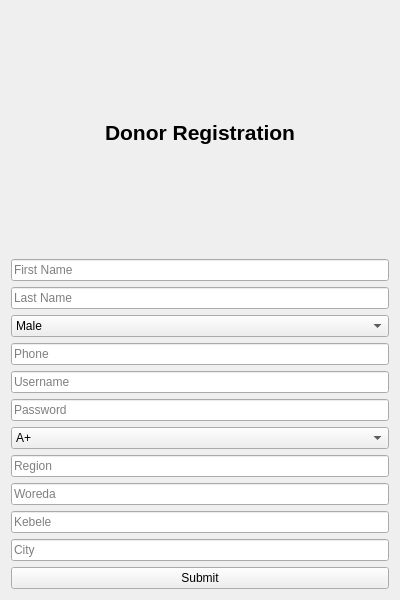
<?xml version="1.0" encoding="UTF-8"?>
<ui version="4.0">
 <class>DonorRegisterWindow</class>
 <widget class="QWidget" name="DonorRegisterWindow">
  <property name="geometry">
   <rect><x>0</x><y>0</y><width>400</width><height>600</height></rect>
  </property>
  <property name="windowTitle"><string>Donor Registration</string></property>
  <layout class="QVBoxLayout" name="verticalLayout">
   <item><widget class="QLabel" name="labelTitle"><property name="text"><string>Donor Registration</string></property><property name="alignment"><set>Qt::AlignCenter</set></property><property name="font"><font><pointsize>16</pointsize><bold>true</bold></font></property></widget></item>
   <item><widget class="QLineEdit" name="firstNameEdit"><property name="placeholderText"><string>First Name</string></property></widget></item>
   <item><widget class="QLineEdit" name="lastNameEdit"><property name="placeholderText"><string>Last Name</string></property></widget></item>
   <item><widget class="QComboBox" name="genderCombo"><item><property name="text"><string>Male</string></property></item><item><property name="text"><string>Female</string></property></item></widget></item>
   <item><widget class="QLineEdit" name="phoneEdit"><property name="placeholderText"><string>Phone</string></property></widget></item>
   <item><widget class="QLineEdit" name="usernameEdit"><property name="placeholderText"><string>Username</string></property></widget></item>
   <item><widget class="QLineEdit" name="passwordEdit"><property name="placeholderText"><string>Password</string></property><property name="echoMode"><enum>QLineEdit::Password</enum></property></widget></item>
   <item><widget class="QComboBox" name="bloodTypeCombo">
    <item><property name="text"><string>A+</string></property></item>
    <item><property name="text"><string>A-</string></property></item>
    <item><property name="text"><string>B+</string></property></item>
    <item><property name="text"><string>B-</string></property></item>
    <item><property name="text"><string>AB+</string></property></item>
    <item><property name="text"><string>AB-</string></property></item>
    <item><property name="text"><string>O+</string></property></item>
    <item><property name="text"><string>O-</string></property></item>
   </widget></item>
   <item><widget class="QLineEdit" name="regionEdit"><property name="placeholderText"><string>Region</string></property></widget></item>
   <item><widget class="QLineEdit" name="woredaEdit"><property name="placeholderText"><string>Woreda</string></property></widget></item>
   <item><widget class="QLineEdit" name="kebeleEdit"><property name="placeholderText"><string>Kebele</string></property></widget></item>
   <item><widget class="QLineEdit" name="cityEdit"><property name="placeholderText"><string>City</string></property></widget></item>
   <item><widget class="QPushButton" name="submitButton"><property name="text"><string>Submit</string></property></widget></item>
  </layout>
 </widget>
 <resources/>
 <connections/>
</ui>
